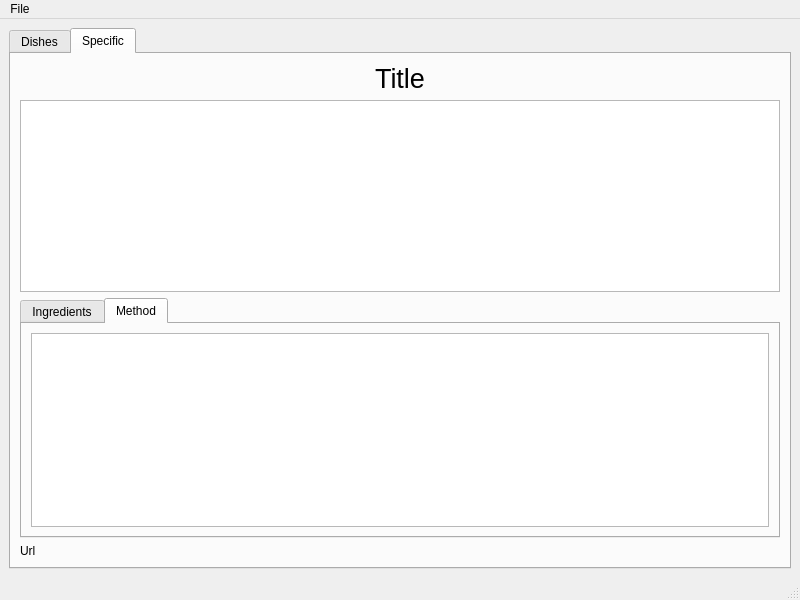
<?xml version="1.0" encoding="UTF-8"?>
<ui version="4.0">
 <class>MainWindow</class>
 <widget class="QMainWindow" name="MainWindow">
  <property name="geometry">
   <rect>
    <x>0</x>
    <y>0</y>
    <width>800</width>
    <height>600</height>
   </rect>
  </property>
  <property name="windowTitle">
   <string>MainWindow</string>
  </property>
  <widget class="QWidget" name="centralwidget">
   <layout class="QVBoxLayout" name="verticalLayout_2">
    <item>
     <layout class="QVBoxLayout" name="verticalLayout">
      <item>
       <widget class="QTabWidget" name="tabWidget">
        <property name="currentIndex">
         <number>1</number>
        </property>
        <widget class="QWidget" name="tab">
         <attribute name="title">
          <string>Dishes</string>
         </attribute>
         <layout class="QVBoxLayout" name="verticalLayout_3">
          <item>
           <widget class="QLineEdit" name="searchBox">
            <property name="placeholderText">
             <string>Search</string>
            </property>
           </widget>
          </item>
          <item>
           <widget class="QTableWidget" name="mainList">
            <property name="enabled">
             <bool>true</bool>
            </property>
           </widget>
          </item>
         </layout>
        </widget>
        <widget class="QWidget" name="tab_2">
         <attribute name="title">
          <string>Specific</string>
         </attribute>
         <layout class="QVBoxLayout" name="verticalLayout_4">
          <item>
           <widget class="QLabel" name="nameLabel">
            <property name="font">
             <font>
              <pointsize>20</pointsize>
             </font>
            </property>
            <property name="text">
             <string>Title</string>
            </property>
            <property name="alignment">
             <set>Qt::AlignCenter</set>
            </property>
           </widget>
          </item>
          <item>
           <widget class="QGraphicsView" name="imageView"/>
          </item>
          <item>
           <widget class="QTabWidget" name="dishTabs">
            <property name="currentIndex">
             <number>1</number>
            </property>
            <widget class="QWidget" name="tab_3">
             <property name="cursor">
              <cursorShape>ArrowCursor</cursorShape>
             </property>
             <attribute name="title">
              <string>Ingredients</string>
             </attribute>
             <layout class="QVBoxLayout" name="verticalLayout_6">
              <item>
               <widget class="QListWidget" name="ingredientsList"/>
              </item>
             </layout>
            </widget>
            <widget class="QWidget" name="tab_4">
             <attribute name="title">
              <string>Method</string>
             </attribute>
             <layout class="QVBoxLayout" name="verticalLayout_5">
              <item>
               <widget class="QListWidget" name="methodList"/>
              </item>
             </layout>
            </widget>
           </widget>
          </item>
          <item>
           <widget class="QLabel" name="urlLabel">
            <property name="text">
             <string>Url</string>
            </property>
            <property name="openExternalLinks">
             <bool>true</bool>
            </property>
           </widget>
          </item>
         </layout>
        </widget>
       </widget>
      </item>
     </layout>
    </item>
   </layout>
  </widget>
  <widget class="QMenuBar" name="menubar">
   <property name="geometry">
    <rect>
     <x>0</x>
     <y>0</y>
     <width>800</width>
     <height>29</height>
    </rect>
   </property>
   <widget class="QMenu" name="menuFile">
    <property name="title">
     <string>File</string>
    </property>
   </widget>
   <addaction name="menuFile"/>
  </widget>
  <widget class="QStatusBar" name="statusbar"/>
 </widget>
 <resources/>
 <connections/>
</ui>
